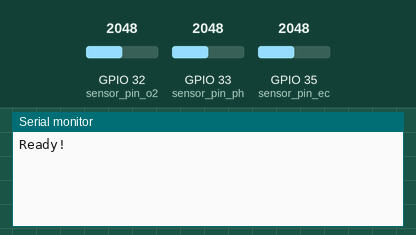
Recording of a program running on a simulated ESP32. On the bench: the last lines printed to the serial monitor. The inputs (shaded band) are chosen by the test bench; at power-on: GPIO 35 (sensor_pin_ec) = 2048, GPIO 32 (sensor_pin_o2) = 2048, GPIO 33 (sensor_pin_ph) = 2048.

Above: at 1.2 s.
1.3 s: GPIO 35 (sensor_pin_ec) set to 3020
At 3.5 s:
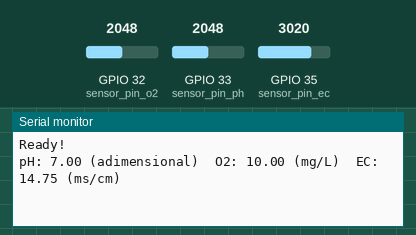
4.3 s: GPIO 35 (sensor_pin_ec) set to 3100
At 7.1 s:
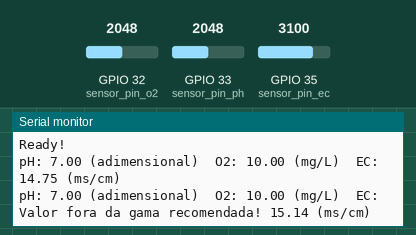

The program:

main.cpp
```cpp
#include <Arduino.h>
#include "sensor_ph.h"
#include "sensor_ec.h"
#include "sensor_o2.h"
#include "water_sensors.h"

int sensor_pin_ph = 33;
int sensor_pin_o2= 32;
int sensor_pin_ec = 35;

float o2, ph, ec;

water_sensors water(sensor_pin_ph, sensor_pin_o2, sensor_pin_ec);

void setup()
{
  Serial.begin(115200);                           //Init serial port and configure baudrate to 115200 bps
  Serial.println("Ready!");                       //Test the serial monitor
  water.init();                                //Initialize all 3 functions
}

void loop()
{
  water.water_sensors_tasks();

  Serial.print("pH: ");
  ph = water.return_pH();
  Serial.print(water.return_pH());              //Print pH value
  Serial.print(" (adimensional)  ");

  Serial.print("O2: ");
  o2 = water.return_O2();
  Serial.print(water.return_O2());              //Print O2 value
  Serial.print(" (mg/L)  ");

  Serial.print("EC: ");
  ec = water.return_EC();
  if (ec < 1 || ec > 15)
  {
      Serial.print("Valor fora da gama recomendada! ");
  }
  Serial.print(ec);                             //Print EC value
  Serial.println(" (ms/cm)");
}
```

sensor_ec.h
```cpp
#ifndef sensorec_h
#define sensorec_h

class sensorEC
{
    public:
        sensorEC(int pin);
        void init();
        float get_EC();

    private:
        float ec_Value;
        int pin_ec;
        unsigned long int avgValue;                         //Store the average value of the sensor feedback
        float b;
        int buf[10],e_c;
};

#endif
```

sensor_o2.h
```cpp
#ifndef sensoro2_h
#define sensoro2_h


class sensorO2
{
    public:
        sensorO2(int pin);
        void init();
        float get_O2();

    private:
        float o2_Value;
        int pin_o2;
        unsigned long int avgValue;                         //Store the average value of the sensor feedback
        float b;
        int buf[10],o_2;
};

#endif
```

sensor_ph.h
```cpp
#ifndef sensorph_h
#define sensorph_h

class sensorpH
{
    public:
        sensorpH(int pin);
        void init();
        float get_pH();

    private:
        float ph_Value;
        int pin_ph;
        unsigned long int avgValue;                         //Store the average value of the sensor feedback
        float b;
        int buf[10],ph;
};

#endif
```

water_sensors.h
```cpp
#ifndef water_sensors_h
#define water_sensors_h

#include "Arduino.h"

extern int sensor_pin_ph, sensor_pin_o2, sensor_pin_ec;

class water_sensors{
    public:
        water_sensors(int, int, int);
        void init();
        void water_sensors_tasks();
        float return_pH();
        float return_O2 ();
        float return_EC ();
    private:
        float ph, o2, ec;
        int pin;
};

#endif
```

sensor_ec.cpp
```cpp
#include <Arduino.h>
#include "sensor_ec.h"


sensorEC::sensorEC(int pin)
{
    pin_ec=pin;
}


void sensorEC::init()
{
    pinMode(pin_ec,OUTPUT);
}

float sensorEC::get_EC()
{
   for(int i=0;i<10;i++)                               //Get 10 sample value from the sensor for smooth the value
    {
        buf[i]=analogRead(pin_ec);                   //Saves 10 samples on a buffer got from the sensor reading
        delay(100);
    }
    for(int i=0;i<9;i++)                                //Sort the analog from small to large
    {
        for(int j=i+1;j<10;j++)                             //Sweep all values saved on buffer
        {
            if(buf[i]>buf[j])
            {
                e_c=buf[i];
                buf[i]=buf[j];
                buf[j]=e_c;
            }
        }
    }

    avgValue=0;

    for(int i=2;i<8;i++)                            //Take the average value of 6 center sample
    {                                               //Get rid of first 2 and last 2 samples
        avgValue+=buf[i];
    }
    avgValue = ((float)avgValue/6);                 //Calculate mean value of 6 samples
    ec_Value=(float)avgValue*3.3/4096;              //Convert the analog value into millivolt
    ec_Value=6.060606060*ec_Value;                  //Convert the millivolt into EC value
    return ec_Value;
}
```

sensor_o2.cpp
```cpp
#include <Arduino.h>
#include "sensor_o2.h"


sensorO2::sensorO2(int pin)
{
    pin_o2=pin;
}

void sensorO2::init()
{
    pinMode(pin_o2,OUTPUT);
}

float sensorO2::get_O2()
{
    for(int i=0;i<10;i++)                                   //Get 10 sample value from the sensor for smooth the value
    {
        buf[i]=analogRead(pin_o2);                          //Saves 10 samples on a buffer got from the sensor reading
        delay(100);
    }
    for(int i=0;i<9;i++)                                    //Sort the analog from small to large
    {
        for(int j=i+1;j<10;j++)                                 //Sweep all values saved on buffer
        {
            if(buf[i]>buf[j])
            {
                o_2=buf[i];
                buf[i]=buf[j];
                buf[j]=o_2;
            }
        }
    }

    avgValue=0;

    for(int i=2;i<8;i++)                                    //Take the average value of 6 center sample
    {                                                       //Get rid of first 2 and last 2 samples
        avgValue+=buf[i];
    }

    avgValue = ((float)avgValue/6);                         //Calculate mean value of 6 samples
    o2_Value=(float)avgValue*3.3/4096;                      //Convert the analog value into millivolt
    o2_Value=6.060606060*o2_Value;                          //Convert the millivolt into pH value
    return o2_Value;
}
```

sensor_ph.cpp
```cpp
#include <Arduino.h>
#include "sensor_ph.h"


sensorpH::sensorpH(int pin)
{
    pin_ph=pin;
}

void sensorpH::init()
{
    pinMode(pin_ph,INPUT);
}

float sensorpH::get_pH()
{
    for(int i=0;i<10;i++)                           //Get 10 sample value from the sensor for smooth the value
    {
        buf[i]=analogRead(pin_ph);               //Saves 10 samples on a buffer got from the sensor reading
        delay(100);
    }

    for(int i=0;i<9;i++)                            //Sort the analog from small to large
    {
        for(int j=i+1;j<10;j++)                         //Sweep all values saved on buffer
        {
            if(buf[i]>buf[j])
            {
                ph=buf[i];
                buf[i]=buf[j];
                buf[j]=ph;
            }
        }
    }

    avgValue=0;

    for(int i=2;i<8;i++)                            //Take the average value of 6 center sample
    {                                               //Get rid of first 2 and last 2 samples
        avgValue+=buf[i];
    }

    avgValue = ((int)avgValue/6);                 //Calculate mean value of 6 samples*/
    ph_Value=analogRead(pin_ph)*3.3/4096;         //Convert the analog value into millivolt
    ph_Value=4.24242424*ph_Value;                 //Convert the millivolt into pH value
    return ph_Value;
}
```

water_sensors.cpp
```cpp
#include <Arduino.h>
#include "sensor_ph.h"
#include "sensor_ec.h"
#include "sensor_o2.h"
#include "water_sensors.h"

//sampling
#define water_sampling 1000 //1secS

static float o2, ph,ec;

water_sensors::water_sensors(int pin, int pinx, int piny)
{
    sensor_pin_ph = pin;
    sensor_pin_o2 = pinx;
    sensor_pin_ec = piny;
}

sensorpH sensorph(sensor_pin_ph);
sensorO2 sensoro2(sensor_pin_o2);
sensorEC sensorec(sensor_pin_ec);

void water_sensors::init()
{
    Serial.begin(115200);
    sensorph.init();
    sensoro2.init();
    sensorec.init();
}

void water_sensors::water_sensors_tasks() //Executa a task de sampling em sampling
{
    ph = sensorph.get_pH();
    o2 = sensoro2.get_O2();
    ec = sensorec.get_EC();
}

float water_sensors::return_pH()
{
    return ph;
}

float water_sensors::return_O2()
{
    return o2;
}

float water_sensors::return_EC()
{
    return ec;
}
```

Measured:
- the behaviour switches between 3072 and 3073 on GPIO 35 (sensor_pin_ec) (found by bisection; images 1 and 2)
- after the input at 1.3 s, the serial monitor: prints a new line after 1.7 s (image 1)
- after the input at 4.3 s, the serial monitor: prints a new line after 1.7 s (image 2)
